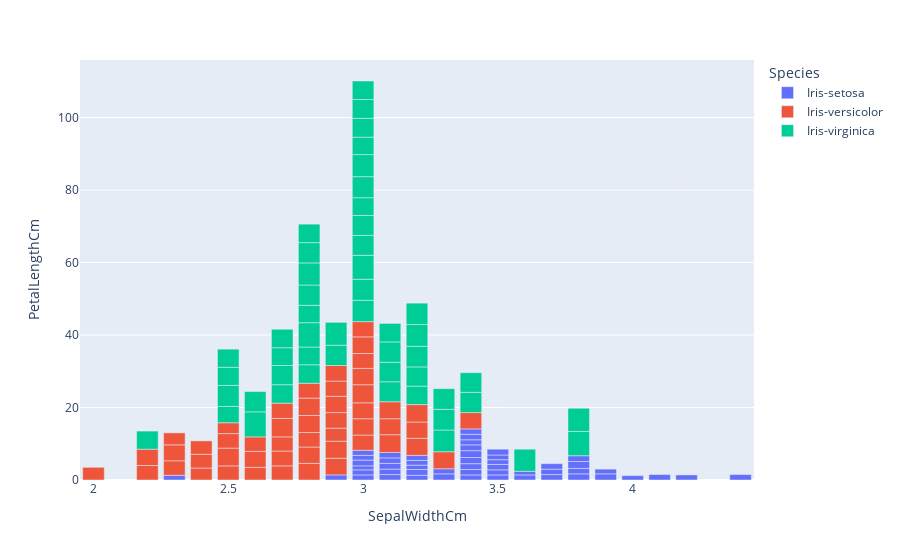

Here is the notebook cell this chart was saved with:
### Code cell
fig =px.bar(df,x='SepalWidthCm',y='PetalLengthCm',color='Species') #,animation_frame='species')
fig.show()

### Figure 1 — Plotly figure (JSON) as saved in the notebook; plotly's stock layout.template omitted (floating-point values rounded to 4 significant figures)
{"data": [{"alignmentgroup": "True", "hovertemplate": "Species=Iris-setosa<br>SepalWidthCm=%{x}<br>PetalLengthCm=%{y}<extra></extra>", "legendgroup": "Iris-setosa", "marker": {"color": "#636efa", "pattern": {"shape": ""}}, "name": "Iris-setosa", "offsetgroup": "Iris-setosa", "orientation": "v", "showlegend": true, "textposition": "auto", "type": "bar", "x": [3.5, 3, 3.2, 3.1, 3.6, 3.9, 3.4, 3.4, 2.9, 3.1, 3.7, 3.4, 3, 3, 4, 4.4, 3.9, 3.5, 3.8, 3.8, 3.4, 3.7, 3.6, 3.3, 3.4, 3, 3.4, 3.5, 3.4, 3.2, 3.1, 3.4, 4.1, 4.2, 3.1, 3.2, 3.5, 3.1, 3, 3.4, 3.5, 2.3, 3.2, 3.5, 3.8, 3, 3.8, 3.2, 3.7, 3.3], "xaxis": "x", "y": [1.4, 1.4, 1.3, 1.5, 1.4, 1.7, 1.4, 1.5, 1.4, 1.5, 1.5, 1.6, 1.4, 1.1, 1.2, 1.5, 1.3, 1.4, 1.7, 1.5, 1.7, 1.5, 1, 1.7, 1.9, 1.6, 1.6, 1.5, 1.4, 1.6, 1.6, 1.5, 1.5, 1.4, 1.5, 1.2, 1.3, 1.5, 1.3, 1.5, 1.3, 1.3, 1.3, 1.6, 1.9, 1.4, 1.6, 1.4, 1.5, 1.4], "yaxis": "y"}, {"alignmentgroup": "True", "hovertemplate": "Species=Iris-versicolor<br>SepalWidthCm=%{x}<br>PetalLengthCm=%{y}<extra></extra>", "legendgroup": "Iris-versicolor", "marker": {"color": "#EF553B", "pattern": {"shape": ""}}, "name": "Iris-versicolor", "offsetgroup": "Iris-versicolor", "orientation": "v", "showlegend": true, "textposition": "auto", "type": "bar", "x": [3.2, 3.2, 3.1, 2.3, 2.8, 2.8, 3.3, 2.4, 2.9, 2.7, 2, 3, 2.2, 2.9, 2.9, 3.1, 3, 2.7, 2.2, 2.5, 3.2, 2.8, 2.5, 2.8, 2.9, 3, 2.8, 3, 2.9, 2.6, 2.4, 2.4, 2.7, 2.7, 3, 3.4, 3.1, 2.3, 3, 2.5, 2.6, 3, 2.6, 2.3, 2.7, 3, 2.9, 2.9, 2.5, 2.8], "xaxis": "x", "y": [4.7, 4.5, 4.9, 4, 4.6, 4.5, 4.7, 3.3, 4.6, 3.9, 3.5, 4.2, 4, 4.7, 3.6, 4.4, 4.5, 4.1, 4.5, 3.9, 4.8, 4, 4.9, 4.7, 4.3, 4.4, 4.8, 5, 4.5, 3.5, 3.8, 3.7, 3.9, 5.1, 4.5, 4.5, 4.7, 4.4, 4.1, 4, 4.4, 4.6, 4, 3.3, 4.2, 4.2, 4.2, 4.3, 3, 4.1], "yaxis": "y"}, {"alignmentgroup": "True", "hovertemplate": "Species=Iris-virginica<br>SepalWidthCm=%{x}<br>PetalLengthCm=%{y}<extra></extra>", "legendgroup": "Iris-virginica", "marker": {"color": "#00cc96", "pattern": {"shape": ""}}, "name": "Iris-virginica", "offsetgroup": "Iris-virginica", "orientation": "v", "showlegend": true, "textposition": "auto", "type": "bar", "x": [3.3, 2.7, 3, 2.9, 3, 3, 2.5, 2.9, 2.5, 3.6, 3.2, 2.7, 3, 2.5, 2.8, 3.2, 3, 3.8, 2.6, 2.2, 3.2, 2.8, 2.8, 2.7, 3.3, 3.2, 2.8, 3, 2.8, 3, 2.8, 3.8, 2.8, 2.8, 2.6, 3, 3.4, 3.1, 3, 3.1, 3.1, 3.1, 2.7, 3.2, 3.3, 3, 2.5, 3, 3.4, 3], "xaxis": "x", "y": [6, 5.1, 5.9, 5.6, 5.8, 6.6, 4.5, 6.3, 5.8, 6.1, 5.1, 5.3, 5.5, 5, 5.1, 5.3, 5.5, 6.7, 6.9, 5, 5.7, 4.9, 6.7, 4.9, 5.7, 6, 4.8, 4.9, 5.6, 5.8, 6.1, 6.4, 5.6, 5.1, 5.6, 6.1, 5.6, 5.5, 4.8, 5.4, 5.6, 5.1, 5.1, 5.9, 5.7, 5.2, 5, 5.2, 5.4, 5.1], "yaxis": "y"}], "layout": {"barmode": "relative", "legend": {"title": {"text": "Species"}, "tracegroupgap": 0}, "margin": {"t": 60}, "xaxis": {"anchor": "y", "domain": [0, 1], "title": {"text": "SepalWidthCm"}}, "yaxis": {"anchor": "x", "domain": [0, 1], "title": {"text": "PetalLengthCm"}}}}
